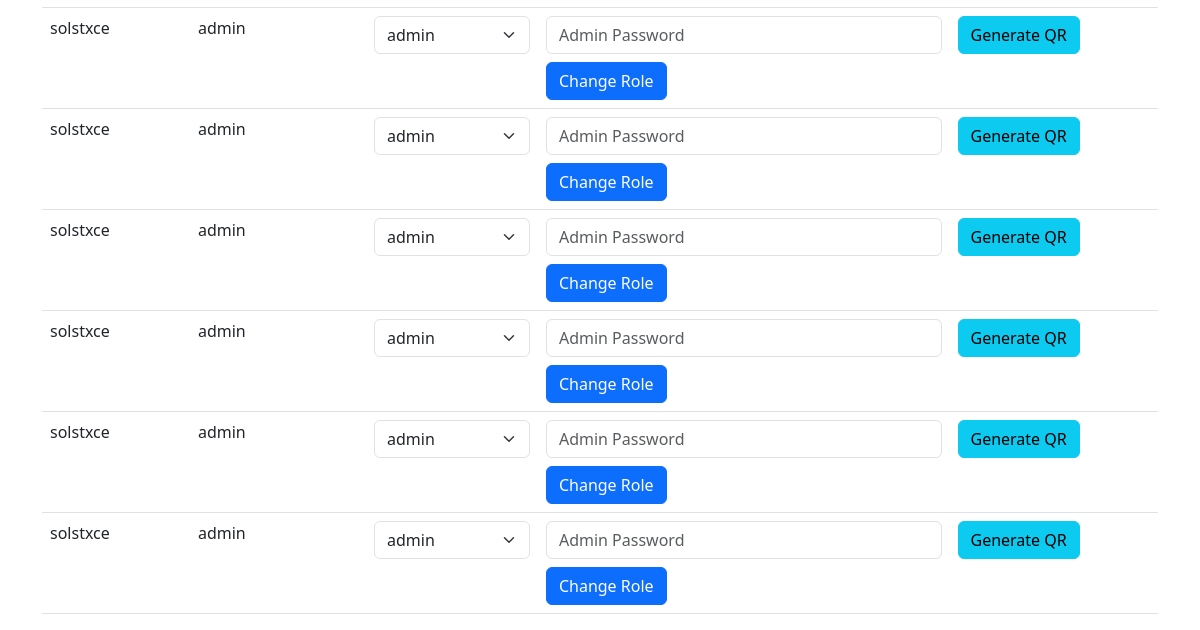
Page /admin (signed in, lower part) on the earlier database version.
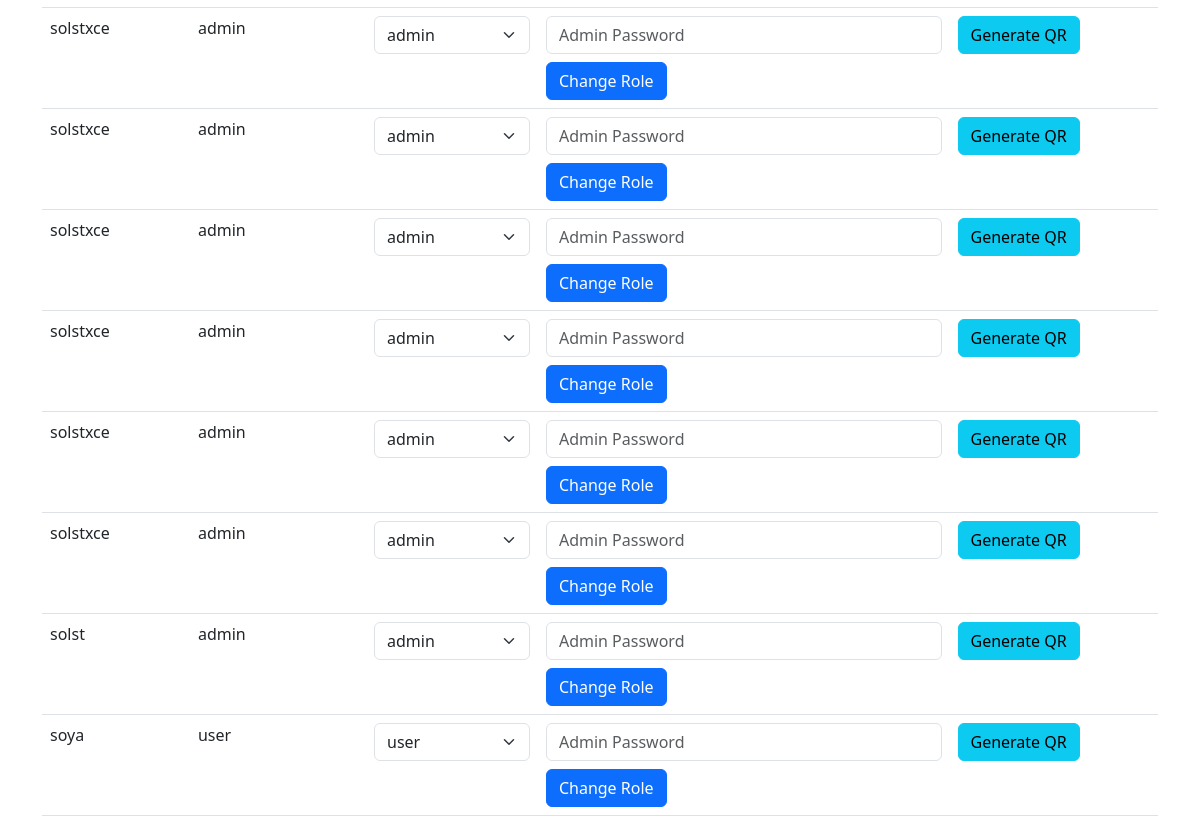
Same page on the later database version.
### tables this page shows
CREATE TABLE users (id INTEGER PRIMARY KEY, username TEXT, password TEXT, role TEXT, totp_secret TEXT);

CREATE TABLE roles (id INTEGER PRIMARY KEY, name TEXT);

### app.py (the view, shortened to what this page needs)
@app.route('/admin', methods=['GET', 'POST'])
@login_required
@role_required('admin')
def admin():
    db = get_db()
    search_query = request.args.get('search', '')
    if search_query:
        users = db.execute('SELECT id, username, role FROM users WHERE username LIKE ?', ('%' + search_query + '%',)).fetchall()
    else:
        users = db.execute('SELECT id, username, role FROM users').fetchall()
    roles = db.execute('SELECT name FROM roles').fetchall()
    return render_template('admin.html', users=users, roles=roles, search_query=search_query)

### app.py (called while the page is built)
def login_required(f):
    @wraps(f)
    def decorated_function(*args, **kwargs):
        if 'user_id' not in session:
            return redirect(url_for('login'))
        return f(*args, **kwargs)
    return decorated_function

def role_required(role):
    def decorator(f):
        @wraps(f)
        def decorated_function(*args, **kwargs):
            if 'role' not in session or session['role'] != role:
                flash('You do not have permission to access this page.', 'error')
                return redirect(url_for('index'))
            return f(*args, **kwargs)
        return decorated_function
    return decorator

def get_db():
    db = sqlite3.connect('rbac.db')
    db.row_factory = sqlite3.Row
    return db

### templates/admin.html (shortened to what this page needs)
{% extends "base.html" %}
{% block content %}
<table class="table">
    <tbody>
        {% for user in users %}
        <tr>
            <td>{{ user.username }}</td>
            <td>{{ user.role }}</td>
            <td>
                <form method="post" action="{{ url_for('change_role') }}" class="d-inline">
                    <select name="new_role" class="form-select">
                        {% for role in roles %}
                        <option value="{{ role.name }}" {% if role.name==user.role %}selected{% endif %}>{{ role.name }}
                        </option>
                        {% endfor %}
                    </select>
            </td>
            <td>
                <input type="password" name="admin_password" placeholder="Admin Password" required class="form-control">
                <button class="btn btn-primary mt-2" type="submit">Change Role</button>
            </td>
            <td>
                <button class="btn btn-info" onclick="generateQRCode('{{ user.username }}')">Generate QR</button>
            </td>
        </tr>
        {% endfor %}
    </tbody>
</table>
{% endblock %}

### templates/base.html (shortened to what this page needs)
<!DOCTYPE html>
<html lang="en">
<head>
    <link href="https://cdn.jsdelivr.net/npm/bootstrap@5.3.0/dist/css/bootstrap.min.css" rel="stylesheet">
</head>
<body>
    <main class="container">
        {% block content %}{% endblock %}
    </main>
</body>
</html>

### templates/base.html (style rules this page uses)
body { padding-top: 5rem; }

Differences in the rows shown:
added users: username "solst", role "admin", new_role "admin"
added users: username "soya", role "user", new_role "user"
